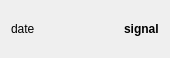
<?xml version="1.0" encoding="UTF-8"?>
<ui version="4.0">
 <class>SignalCard</class>
 <widget class="QWidget" name="SignalCard">
  <property name="geometry">
   <rect>
    <x>0</x>
    <y>0</y>
    <width>170</width>
    <height>58</height>
   </rect>
  </property>
  <property name="sizePolicy">
   <sizepolicy hsizetype="Preferred" vsizetype="Fixed">
    <horstretch>0</horstretch>
    <verstretch>0</verstretch>
   </sizepolicy>
  </property>
  <property name="windowTitle">
   <string>Form</string>
  </property>
  <property name="styleSheet">
   <string notr="true"/>
  </property>
  <layout class="QHBoxLayout" name="horizontalLayout">
   <item>
    <widget class="QLabel" name="date">
     <property name="text">
      <string>date</string>
     </property>
    </widget>
   </item>
   <item>
    <spacer name="horizontalSpacer">
     <property name="orientation">
      <enum>Qt::Horizontal</enum>
     </property>
     <property name="sizeHint" stdset="0">
      <size>
       <width>40</width>
       <height>20</height>
      </size>
     </property>
    </spacer>
   </item>
   <item>
    <widget class="QLabel" name="signal">
     <property name="font">
      <font>
       <weight>75</weight>
       <bold>true</bold>
      </font>
     </property>
     <property name="text">
      <string>signal</string>
     </property>
    </widget>
   </item>
  </layout>
 </widget>
 <resources/>
 <connections/>
</ui>
